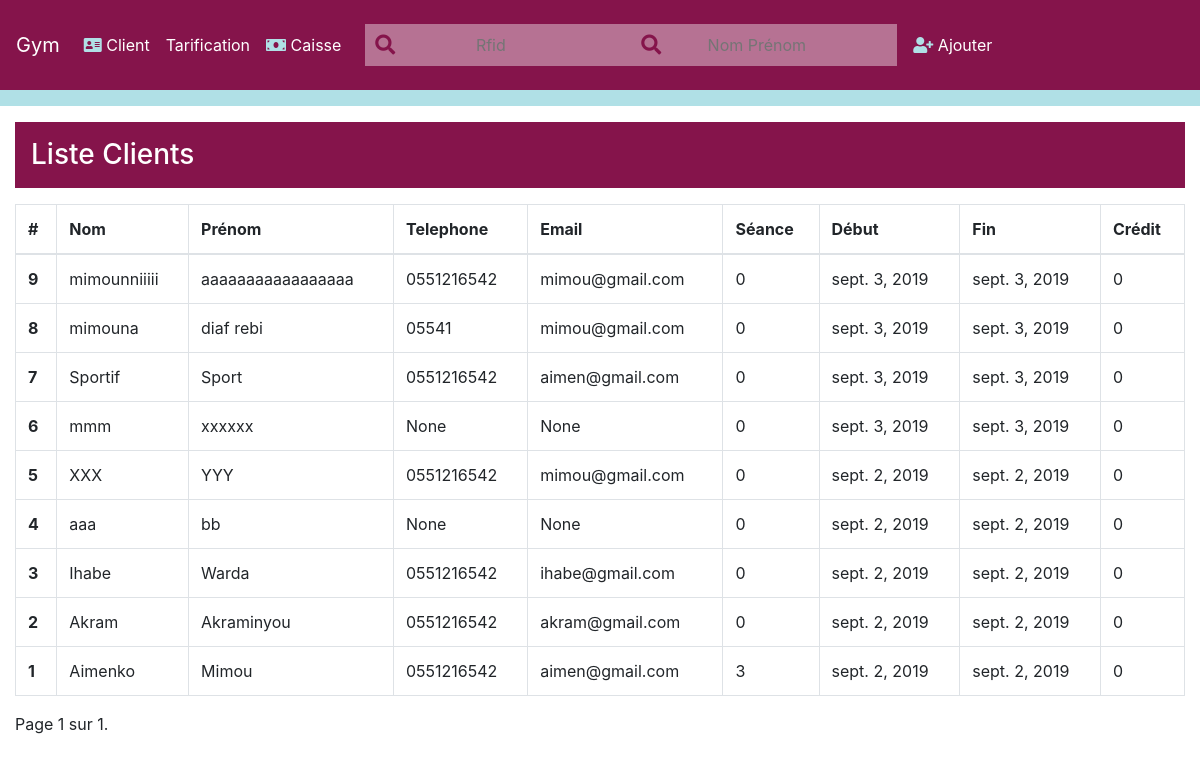
/client/, run on an earlier commit of the app's database.
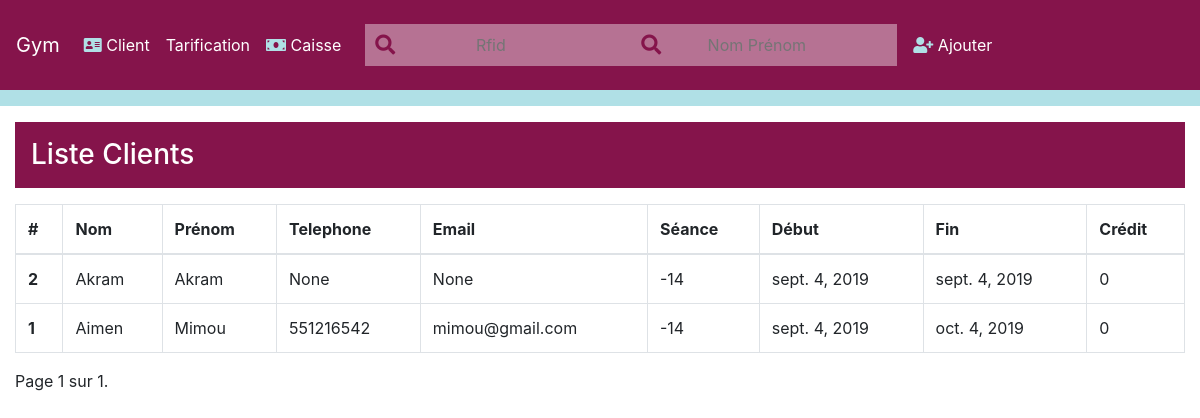
And on a later commit of the database.
### clients/models.py (models this page shows, shortened)
class Client(models.Model):
    rfid=models.CharField(max_length=255,unique='true')
    sex=models.CharField(max_length=25,choices=(('Homme','Homme'),('Femme','Femme')))
    nom=models.CharField(max_length=255)
    prenom=models.CharField(max_length=255)
    date_naissance=models.DateField()
    photo=models.ImageField(upload_to='clients',blank='true',null='true')
    telephone=models.CharField(max_length=10,null='true',blank=True)
    telephone_urgence=models.CharField(max_length=10,null='true',blank=True)
    adresse=models.CharField(max_length=255,null='true',blank=True)
    email = models.EmailField(max_length=70,null='true',blank=True)
    seance=models.PositiveIntegerField(default=0)
    date_debut=models.DateField(default=datetime.now,blank='true')
    date_fin=models.DateField(default=datetime.now,blank='true')
    credit=models.PositiveIntegerField(default=0)

### clients/views.py (the view, shortened to what this page needs)
# urls.py: path('',HomeClient.as_view(),name='home_clients'),
class HomeClient(TemplateView):
    def get(self,request):
        q = Q()
        if request.GET.get('nom'):
            for mot_cle in request.GET.get('nom').split(','):
                q |= Q(nom__contains=mot_cle)
                q |= Q(prenom__contains=mot_cle)
        if q:
            clients_list=Client.objects.filter(q).order_by('-id')
        else:
            clients_list=Client.objects.all().order_by('-id')
        paginator = Paginator(clients_list, 25) # Show 25 clients per page
        page = request.GET.get('page')
        clients = paginator.get_page(page)
        form_update=UpdateClientForm()
        return render(request,'clients/home.html',{'clients':clients,'form_update':form_update})

### clients/forms.py
class UpdateClientForm(forms.ModelForm):
    prefix = 'update'
    date_naissance = forms.DateField(widget=forms.DateInput(format='%d/%m/%Y'),input_formats=('%d/%m/%Y', ))
    date_debut = forms.DateField(widget=forms.DateInput(format='%d/%m/%Y'),input_formats=('%d/%m/%Y', ))
    date_fin = forms.DateField(widget=forms.DateInput(format='%d/%m/%Y'),input_formats=('%d/%m/%Y', ))
    class Meta:
            model=Client
            fields='__all__'

### clients/context_processors.py (called while the page is built)
def add_client_form_to_context(request):
    cart=ClientForm()
    return {
        'AddClientForm': ClientForm
    }

### forfaits/templatetags/forfaits_extras.py (called while the page is built)
@register.filter
def add_class(field, class_name):
    return field.as_widget(attrs={
        "class": " ".join((field.css_classes(), class_name))
    })

### clients/templates/clients/home.html (shortened to what this page needs)
{% extends 'base.html'%}
{% load static %}
{% load forfaits_extras %}
{% block body%}
<div class="container-fluid">
      <h3 class="p-3 bg-night my-3 text-white">Liste Clients</h3>
      <table class="table table-bordered table-hover">
        <thead>
          <tr>
            <th scope="col">#</th>
            <th scope="col">Nom</th>
            <th scope="col">Prénom</th>
            <th scope="col">Telephone</th>
            <th scope="col">Email</th>
            <th scope="col">Séance</th>
            <th scope="col">Début</th>
            <th scope="col">Fin</th>
            <th scope="col">Crédit</th>
          </tr>
        </thead>
        <tbody>
          {% for client in clients %}
          <tr data-toggle="modal" data-target="#modal" data-id={{client.id}} class='client-row'>
            <th scope="row" class='id'>{{client.id}}</th>
            <td class='nom'>{{client.nom}}</td>
            <td class='nom'>{{client.prenom}}</td>
            <td class='nom'>{{client.telephone}}</td>
            <td class='nom'>{{client.email}}</td>
            <td class='nbr_seance'>{{client.seance}}</td>
            <td class='prix'>{{client.date_debut}}</td>
            <td class='prix'>{{client.date_fin}}</td>
            <td class='prix'>{{client.credit}}</td>
          </tr>
          {% endfor %}
        </tbody>
      </table>
<div class="text-center">
  <div class="pagination">
<span class="step-links">
<span class="current">
    Page {{ clients.number }} sur {{ clients.paginator.num_pages }}.
</span>
</span>
</div>
</div>
</div>
{% endblock body%}

What changed in the data, as far as the page shows it:
removed Client: id "9", nom "mimounniiiii", prenom "aaaaaaaaaaaaaaaaa", telephone "0551216542", email "mimou@gmail.com", seance "0", date_debut "sept. 3, 2019", date_fin "sept. 3, 2019", credit "0"
removed Client: id "8", nom "mimouna", prenom "diaf rebi", telephone "05541", email "mimou@gmail.com", seance "0", date_debut "sept. 3, 2019", date_fin "sept. 3, 2019", credit "0"
removed Client: id "7", nom "Sportif", prenom "Sport", telephone "0551216542", email "aimen@gmail.com", seance "0", date_debut "sept. 3, 2019", date_fin "sept. 3, 2019", credit "0"
removed Client: id "6", nom "mmm", prenom "xxxxxx", telephone "None", email "None", seance "0", date_debut "sept. 3, 2019", date_fin "sept. 3, 2019", credit "0"
removed Client: id "5", nom "XXX", prenom "YYY", telephone "0551216542", email "mimou@gmail.com", seance "0", date_debut "sept. 2, 2019", date_fin "sept. 2, 2019", credit "0"
removed Client: id "4", nom "aaa", prenom "bb", telephone "None", email "None", seance "0", date_debut "sept. 2, 2019", date_fin "sept. 2, 2019", credit "0"
removed Client: id "3", nom "Ihabe", prenom "Warda", telephone "0551216542", email "ihabe@gmail.com", seance "0", date_debut "sept. 2, 2019", date_fin "sept. 2, 2019", credit "0"
changed Client "Akram": prenom "Akraminyou" → "Akram"; telephone "0551216542" → "None"; email "akram@gmail.com" → "None"; seance "0" → "-14"; date_debut "sept. 2, 2019" → "sept. 4, 2019"; date_fin "sept. 2, 2019" → "sept. 4, 2019"
changed Client "Mimou": nom "Aimenko" → "Aimen"; telephone "0551216542" → "551216542"; email "aimen@gmail.com" → "mimou@gmail.com"; seance "3" → "-14"; date_debut "sept. 2, 2019" → "sept. 4, 2019"; date_fin "sept. 2, 2019" → "oct. 4, 2019"
